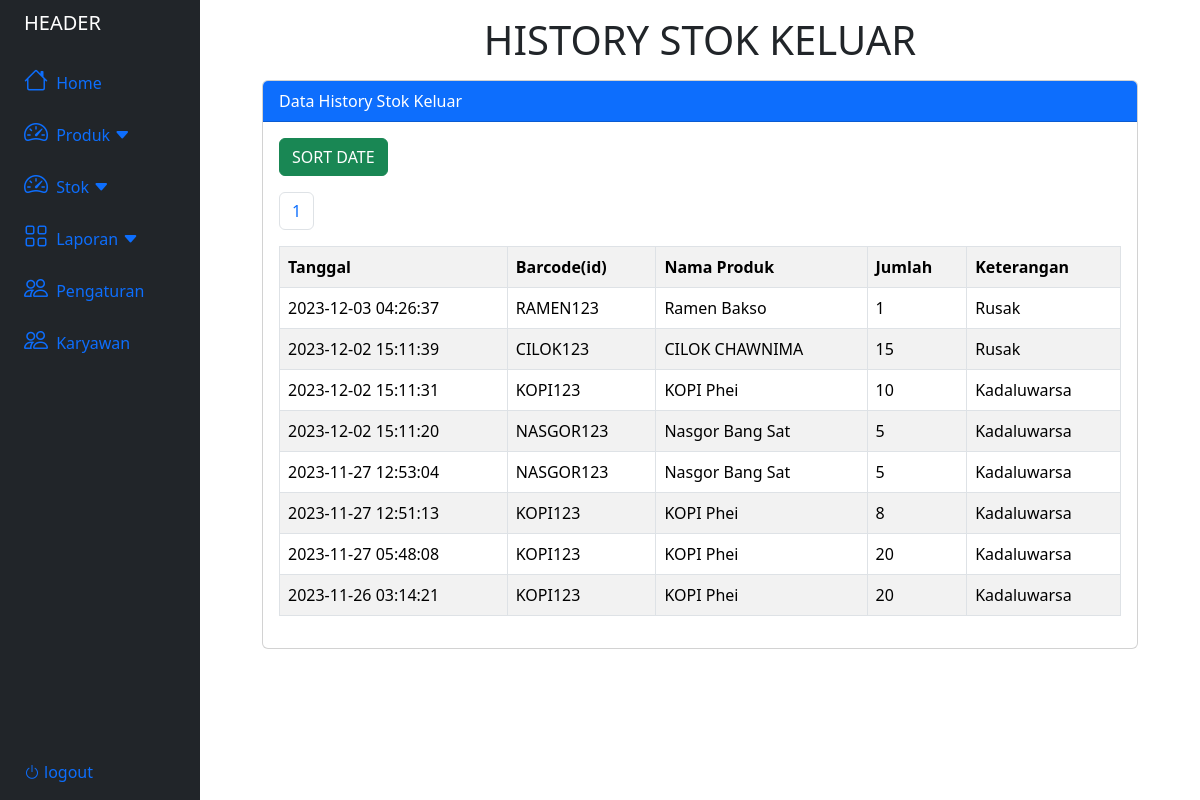
Page /laporan/sk_history.php on the committed database.
### tables this page shows
CREATE TABLE `stokkeluar` (
  `id_sk` int(11) NOT NULL,
  `tanggal` timestamp NOT NULL DEFAULT current_timestamp(),
  `id_produk` varchar(50) NOT NULL,
  `jumlah` int(11) NOT NULL,
  `id_keterangan` int(11) NOT NULL
);

CREATE TABLE `produk` (
  `id_produk` varchar(50) NOT NULL,
  `nama_produk` varchar(50) NOT NULL,
  `satuan` int(50) NOT NULL,
  `kategori` int(50) NOT NULL,
  `harga` int(50) NOT NULL,
  `stok` int(50) NOT NULL DEFAULT 0
);

CREATE TABLE `keterangankeluar` (
  `id_kk` int(11) NOT NULL,
  `nama_kk` varchar(50) NOT NULL
);

### laporan/sk_history.php (the view, shortened to what this page needs)
<?php
include("../database.php");
?>
<!DOCTYPE html>
<html lang="en">
<head>
    <link rel="stylesheet" href="https://cdnjs.cloudflare.com/ajax/libs/font-awesome/6.0.0/css/all.min.css">
    <link rel="stylesheet" href="https://cdn.jsdelivr.net/npm/bootstrap-icons@1.11.1/font/bootstrap-icons.css">
    <link href="https://cdn.jsdelivr.net/npm/bootstrap@5.3.2/dist/css/bootstrap.min.css" rel="stylesheet">
    <link rel="stylesheet" href="produkStyle.css">
</head>
<body>
    <div class="container-fluid">
        <div class="row flex-nowrap">
            <?php
            include("../header.php");
            ?>
            <div class="container col-9">
                <h1 class="text-center mt-3">HISTORY STOK KELUAR</h1>
                <div class="card mt-3">
                    <div class="card-header bg-primary text-white">
                        Data History Stok Keluar
                    </div>
                    <div class="card-body">
                        <button type="button" class="btn btn-success mb-3" data-bs-toggle="modal" data-bs-target="#dateModal">
                            SORT DATE
                        </button>
                        <table class="table table-bordered table-striped table-hover">
                            <tr>
                                <th>Tanggal</th>
                                <th>Barcode(id)</th>
                                <th>Nama Produk</th>
                                <th>Jumlah</th>
                                <th>Keterangan</th>
                            </tr>
                            <?php
                            $limit = 10;
                            $page = isset($_GET['page']) ? $_GET['page'] : 1;
                            $start = ($page - 1) * $limit;
                            $tampil = mysqli_query($conn, "SELECT * FROM stokkeluar ORDER BY id_sk DESC LIMIT $start, $limit");
                            while ($data = mysqli_fetch_array($tampil)) :
                                $produk = mysqli_query($conn, "SELECT * FROM produk WHERE id_produk = '$data[id_produk]'");
                                $data_produk = mysqli_fetch_assoc($produk);
                                $keterangan = mysqli_query($conn, "SELECT * FROM keterangankeluar WHERE id_kk = '$data[id_keterangan]'");
                                $data_keterangan = mysqli_fetch_assoc($keterangan);
                            ?>
                                <tr>
                                    <td><?= $data['tanggal'] ?></td>
                                    <td><?= $data_produk['id_produk'] ?></td>
                                    <td><?= $data_produk['nama_produk'] ?></td>
                                    <td><?= $data['jumlah'] ?></td>
                                    <td><?= $data_keterangan['nama_kk'] ?></td>
                                </tr>
                            <?php endwhile; ?>
                            <?php
                            $result_count = mysqli_query($conn, "SELECT COUNT(id_sk) AS total FROM stokkeluar");
                            $row = mysqli_fetch_assoc($result_count);
                            $total_records = $row['total'];
                            $total_pages = ceil($total_records / $limit);
                            echo "<ul class='pagination'>";
                            for ($i = 1; $i <= $total_pages; $i++) {
                                echo "<li class='page-item'><a class='page-link' href='sk_history.php?page=$i'>$i</a></li>";
                            }
                            echo "</ul>";
                            ?>
                        </table>
                    </div>
                </div>
            </div>
        </div>
    </div>
</body>
</html>

### rows in the picture
stokkeluar: tanggal "2023-12-03 04:26:37", id_produk.id_produk "RAMEN123", id_produk.nama_produk "Ramen Bakso", jumlah "1", id_keterangan.nama_kk "Rusak"
stokkeluar: tanggal "2023-12-02 15:11:39", id_produk.id_produk "CILOK123", id_produk.nama_produk "CILOK CHAWNIMA", jumlah "15", id_keterangan.nama_kk "Rusak"
stokkeluar: tanggal "2023-12-02 15:11:31", id_produk.id_produk "KOPI123", id_produk.nama_produk "KOPI Phei", jumlah "10", id_keterangan.nama_kk "Kadaluwarsa"
stokkeluar: tanggal "2023-12-02 15:11:20", id_produk.id_produk "NASGOR123", id_produk.nama_produk "Nasgor Bang Sat", jumlah "5", id_keterangan.nama_kk "Kadaluwarsa"
stokkeluar: tanggal "2023-11-27 12:53:04", id_produk.id_produk "NASGOR123", id_produk.nama_produk "Nasgor Bang Sat", jumlah "5", id_keterangan.nama_kk "Kadaluwarsa"
stokkeluar: tanggal "2023-11-27 12:51:13", id_produk.id_produk "KOPI123", id_produk.nama_produk "KOPI Phei", jumlah "8", id_keterangan.nama_kk "Kadaluwarsa"
stokkeluar: tanggal "2023-11-27 05:48:08", id_produk.id_produk "KOPI123", id_produk.nama_produk "KOPI Phei", jumlah "20", id_keterangan.nama_kk "Kadaluwarsa"
stokkeluar: tanggal "2023-11-26 03:14:21", id_produk.id_produk "KOPI123", id_produk.nama_produk "KOPI Phei", jumlah "20", id_keterangan.nama_kk "Kadaluwarsa"
